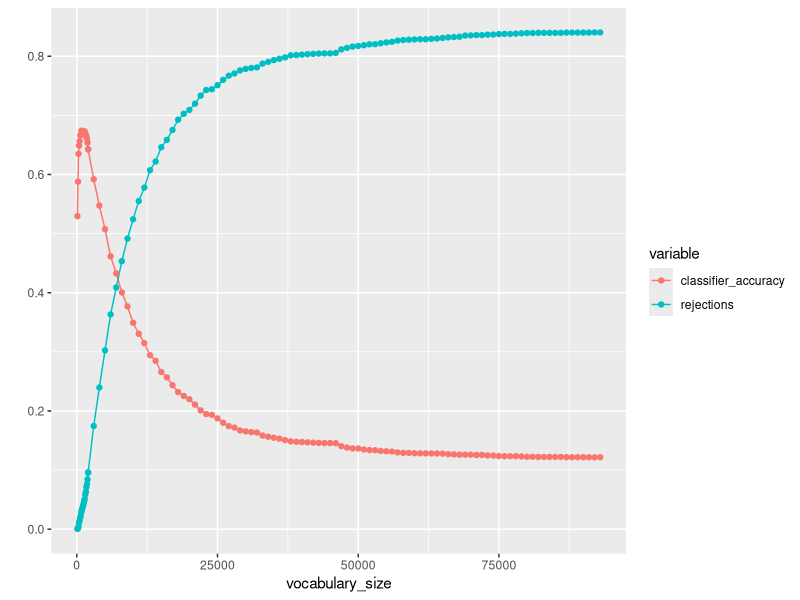
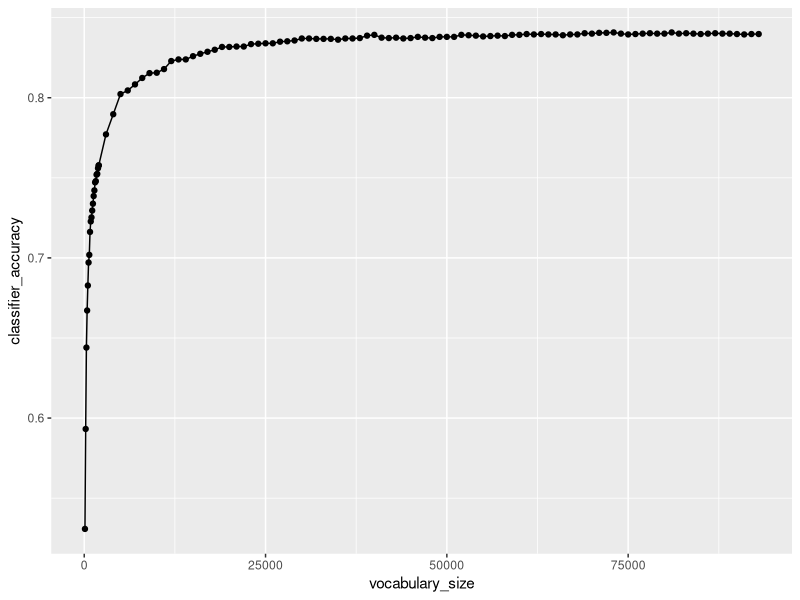

These charts were generated, in order, by the following R code:
res <- read.csv("result.csv")
library(ggplot2)
library(reshape2)
molten <- melt(res,id.vars = "vocabulary_size")
ggplot(molten,aes(vocabulary_size,value,color=variable)) + geom_line() + ylab("") +geom_point()
res_smoothed <- read.csv("result_smoothed.csv")
ggplot(res_smoothed,aes(vocabulary_size,classifier_accuracy)) +geom_line() +geom_point()
